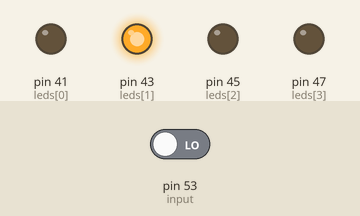
Recording of a sketch running on a simulated Arduino Mega 2560, built with avr-gcc and run on an emulated ATmega2560. Parts: output pins drawn as LEDs (lit = HIGH). The inputs (shaded band) are chosen by the test bench; at power-on: pin 53 (input) LOW.

Above: at 0.2 s.
At 1.2 s:
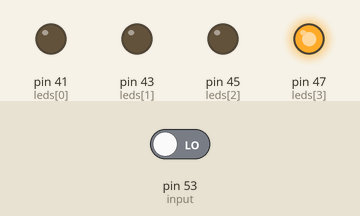
At 2.7 s:
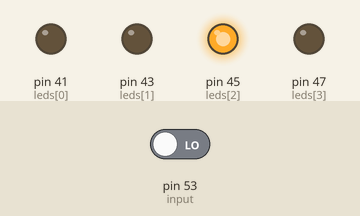
At 3.7 s:
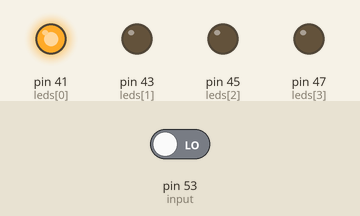
Timing chart, 0 to 4.6 s (numbered marks = the images above):
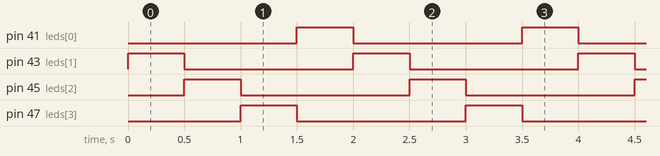

Measured:
- by itself, pin 41 (leds[0]), pin 43 (leds[1]), pin 45 (leds[2]), pin 47 (leds[3]): alternates HIGH for 0.50 s and LOW for 1.5 s
- by itself, everything shown: repeats every 2.0 s, in 4 steps

The sketch:

sketch_apr25a.ino
```cpp
const int input = 53;

const int n = 4;
int leds[n] = {41, 43, 45, 47};

int led_index = 0;

void setup() {
  // put your setup code here, to run once:
  for(int i = 0; i < n; i++)
  {
      pinMode(leds[i], OUTPUT);
  }
  pinMode(input, INPUT);
}

int new_index(int old_index, int button_pressed) {
  switch(button_pressed) {
    case HIGH:
      return old_index == 0 ? n-1 : old_index - 1;
    case LOW:
      return (old_index + 1)%n;
  }
}

void loop() {
  digitalWrite(leds[led_index], LOW);

  led_index=new_index(led_index, digitalRead(input));

  digitalWrite(leds[led_index], HIGH);
  delay(500);
}
```
